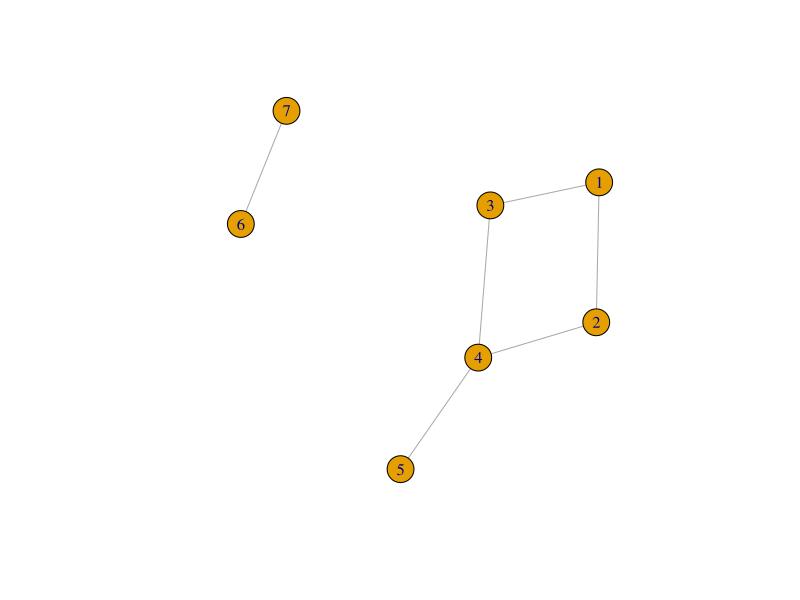

Here is the R script that generated this plot:
library(igraph)

adjlist = list()
adjlist[[1]] = c(2,3)
adjlist[[2]] = c(1,4)
adjlist[[3]] = c(1,4)
adjlist[[4]] = c(2,3,5)
adjlist[[5]] = c(4)
adjlist[[6]] = c(7)
adjlist[[7]] = c(6)


grr=graph_from_adj_list(adjlist, mode="all") 
plot(grr)


#visited - vektor poseshennikh vershin
n = length(adjlist)
visited = rep(F,n)
visited

k = 0 #schetchik proidennogo puti

dfs = function(startv) {

  cat("poseshennie vershini v sootv. s ih nomerom:", visited,"\n")
  cat("seichas mi v vershine:", startv,"\n")
  cat("dlina puti do etoi vershini ot nachalnoj ravna:",k,"\n")
  
  visited[startv] <<- TRUE
  
    for (i in adjlist[[startv]]) {
      if (visited[i] == FALSE) {
        k <<- k+1
        dfs(i)
      }
    }
}
dfs(1)